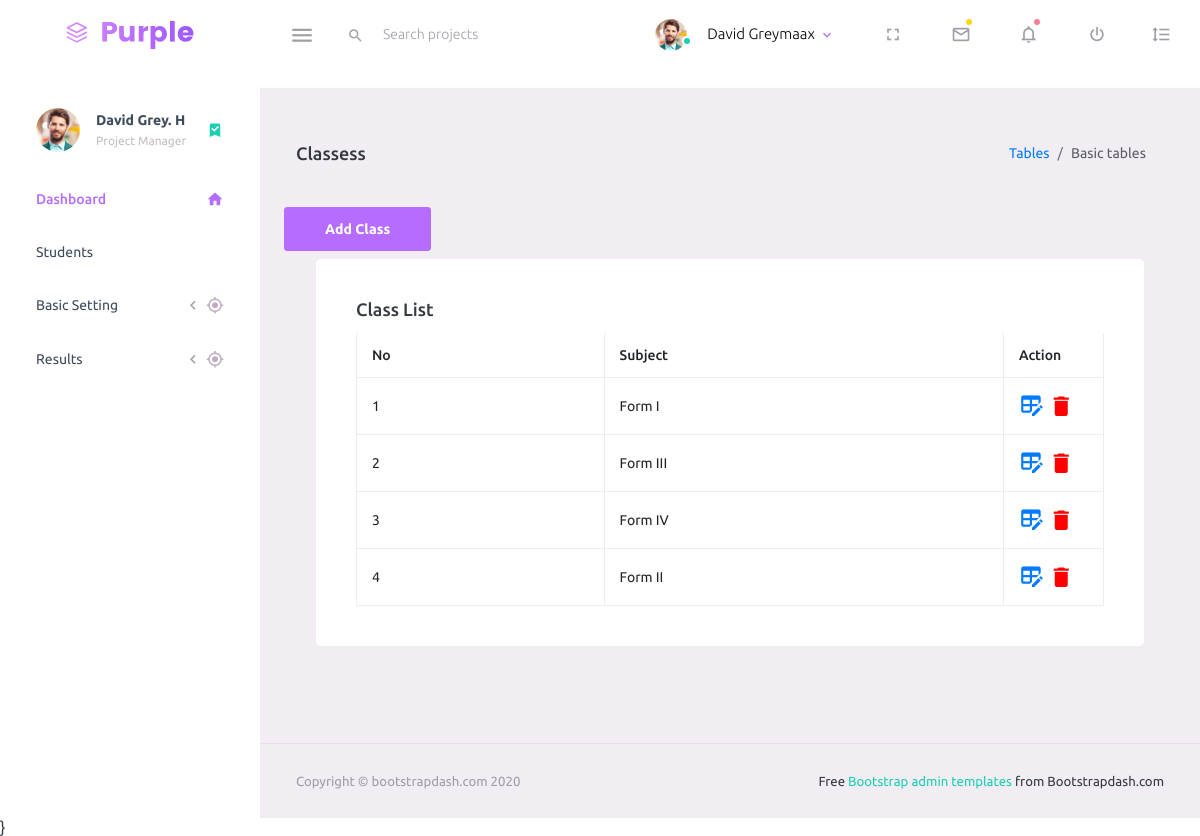
The page /class/ on the database its author committed.
### student/models.py (models this page shows, shortened)
class Darasa(models.Model):
    name = models.CharField(max_length=30)

### student/views.py (the view)
# urls.py: path("class/", DarasaList.as_view(), name='darasalist'),
class DarasaList(ListView):
    model=Darasa
    template_name='darasa/darasa.html'
    def get_context_data(self, **kwargs):
        context=super().get_context_data(**kwargs)
        context['darasa']=Darasa.objects.all()
        return context

### student/templates/darasa/darasa.html
{% extends 'base.html' %}
{% block content %}
<div class="page-header">
    <h3 class="page-title"> Classess </h3>
    <nav aria-label="breadcrumb">
      <ol class="breadcrumb">
        <li class="breadcrumb-item"><a href="#">Tables</a></li>
        <li class="breadcrumb-item active" aria-current="page">Basic tables</li>
      </ol>
    </nav>
  </div>
   <div class="row">
    <a class="btn btn-primary m-2" href="{% url 'darasacreate' %}">Add Class</a></div>
    <div class="col-lg-12 stretch-card">
        <div class="card">
          <div class="card-body">
            <h4 class="card-title"> Class List </h4>
            <div class="table-responsive">
            <table class="table table-bordered">
              <thead>
                <tr>
                  <th>No</th>
                  <th> Subject</th>
                  <th>Action</th>
                </tr>
              </thead>
              <tbody>
                {% for darasa in darasa %}
                <tr class="table">
                   <td>{{forloop.counter}}</td>
                  <td>{{darasa.name}}</td>
                  <td style="width: 100px;"><a href="{% url 'darasaupdate' darasa.id %}" class="mdi mdi-table-edit"></a>
                   <a href="{% url 'darasadelete' darasa.id %}"  class="mdi mdi-delete"></a>
                </td>
                </tr>
                {% endfor %}
              </tbody>
            </table>
        </div>
          </div>
        </div>
      </div>
</div>
{% endblock  %}

### student/templates/base.html (style rules this page uses)
.mdi { font-size: 26px; }
a.mdi.mdi-delete { color: red !important; }

### rows shown on the page
Darasa: name "Form I"
Darasa: name "Form III"
Darasa: name "Form IV"
Darasa: name "Form II"
